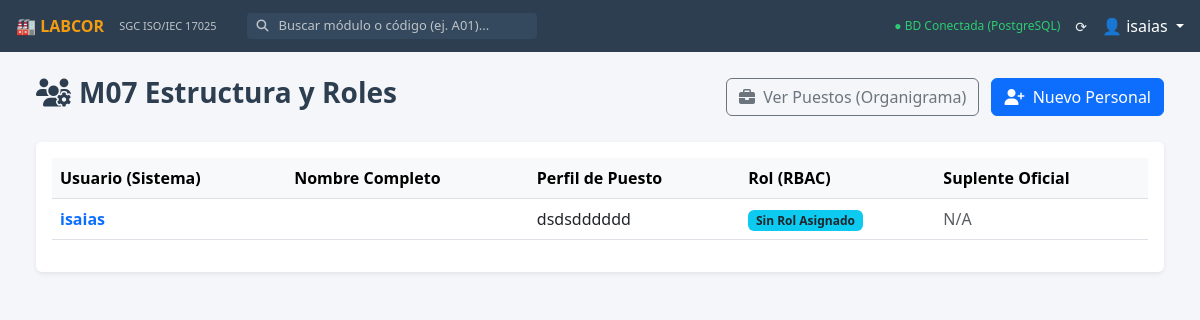
The page /a_m07/personal/ (signed in) on the database its author committed.
### a_m07_roles_permisos/models.py (models this page shows, shortened)
class PerfilEmpleado(models.Model):
    usuario = models.OneToOneField(User, on_delete=models.CASCADE, related_name='perfil_empleado')
    puesto = models.ForeignKey(PerfilPuesto, on_delete=models.RESTRICT, verbose_name="Perfil de Puesto")
    es_suplente_de = models.ForeignKey(User, on_delete=models.SET_NULL, null=True, blank=True, related_name='suplentes', verbose_name="Suplente autorizado de")
    firma_digital = models.ImageField(upload_to="firmas/", null=True, blank=True, verbose_name="Firma Digital")
    fecha_ingreso = models.DateField(verbose_name="Fecha de Ingreso")
    class Meta:
        verbose_name = "Perfil de Empleado"
        verbose_name_plural = "Perfiles de Empleados"

class PerfilPuesto(models.Model):
    nombre = models.CharField(max_length=100, unique=True, verbose_name="Nombre del Puesto")
    reporta_a = models.ForeignKey('self', on_delete=models.SET_NULL, null=True, blank=True, related_name='subordinados', verbose_name="Reporta a")
    responsabilidades = models.TextField(verbose_name="Responsabilidades (ISO 5.5.b)")
    autoridades = models.TextField(verbose_name="Autoridades (ISO 5.5.c)")
    competencias_requeridas = models.TextField(verbose_name="Competencias Requeridas (ISO 6.2.2)")
    rol_sistema = models.ForeignKey(Group, on_delete=models.SET_NULL, null=True, blank=True, verbose_name="Rol en Sistema (RBAC)")
    class Meta:
        verbose_name = "Perfil de Puesto"
        verbose_name_plural = "Perfiles de Puesto"

### a_m07_roles_permisos/views.py (the view)
# urls.py: path('personal/', views.lista_personal, name='lista_personal'),
@login_required
def lista_personal(request):
    empleados = PerfilEmpleado.objects.select_related('usuario', 'puesto').all()
    return render(request, 'a_m07_roles_permisos/lista_personal.html', {'empleados': empleados})

### a_m07_roles_permisos/templates/a_m07_roles_permisos/lista_personal.html (shortened to what this page needs)
{% extends 'base.html' %}
{% block content %}
<div class="container-fluid mb-5">
    <div class="d-flex justify-content-between align-items-center mb-4">
        <h3 class="fw-bold" style="color: #2c3e50;"><i class="fas fa-users-cog me-2"></i>M07 Estructura y Roles</h3>
        <div>
            <a href="{% url 'a_m07_roles_permisos:lista_puestos' %}" class="btn btn-outline-secondary me-2"><i class="fas fa-briefcase me-1"></i> Ver Puestos (Organigrama)</a>
            <a href="{% url 'a_m07_roles_permisos:crear_personal' %}" class="btn btn-primary"><i class="fas fa-user-plus me-1"></i> Nuevo Personal</a>
        </div>
    </div>
    <div class="card shadow-sm border-0">
        <div class="card-body">
            <table class="table table-hover align-middle">
                <thead class="table-light">
                    <tr>
                        <th>Usuario (Sistema)</th>
                        <th>Nombre Completo</th>
                        <th>Perfil de Puesto</th>
                        <th>Rol (RBAC)</th>
                        <th>Suplente Oficial</th>
                    </tr>
                </thead>
                <tbody>
                    {% for emp in empleados %}
                    <tr>
                        <td class="fw-bold text-primary">{{ emp.usuario.username }}</td>
                        <td>{{ emp.usuario.get_full_name }}</td>
                        <td>{{ emp.puesto.nombre }}</td>
                        <td><span class="badge bg-info text-dark">{{ emp.puesto.rol_sistema.name|default:"Sin Rol Asignado" }}</span></td>
                        <td class="text-muted">{{ emp.es_suplente_de.get_full_name|default:"N/A" }}</td>
                    </tr>
                    {% empty %}
                    <tr>
                        <td colspan="5" class="text-center text-muted py-4">No hay personal registrado aún.</td>
                    </tr>
                    {% endfor %}
                </tbody>
            </table>
        </div>
    </div>
</div>
{% endblock %}

### templates/base.html (shortened to what this page needs)
{% load static %}
<!DOCTYPE html>
<html lang="es">
<head>
    <link href="https://cdn.jsdelivr.net/npm/bootstrap@5.3.0/dist/css/bootstrap.min.css" rel="stylesheet">
    <link rel="stylesheet" href="https://cdnjs.cloudflare.com/ajax/libs/font-awesome/6.4.0/css/all.min.css">
</head>
<body>
    <div class="topbar">
        <a href="{% url 'inicio' %}" class="topbar-brand">🏭 LABCOR</a>
        <span class="topbar-subtitle">SGC ISO/IEC 17025</span>
        <div class="search-container d-none d-md-flex">
            <i class="fas fa-search" style="color: #bdc3c7; font-size: 12px;"></i>
            <input type="text" id="searchInput" class="search-input" placeholder="Buscar módulo o código (ej. A01)...">
        </div>
        <div class="ms-auto d-flex align-items-center">
            <span style="font-size: 12px; color: #2ecc71; margin-right: 15px;">
                ● BD Conectada (PostgreSQL)
            </span>
            <span style="font-size: 14px; margin-right: 15px; cursor: pointer;">
                ⟳
            </span>
            <div class="dropdown">
                <a href="#" class="text-decoration-none text-white dropdown-toggle" data-bs-toggle="dropdown">
                    👤 {{ user.username|default:"Admin" }}
                </a>
            </div>
        </div>
    </div>
    <main class="main-content">
        {% block content %}
        {% endblock %}
    </main>
</body>
</html>

### templates/base.html (style rules this page uses)
:root { --bg-main: #f4f6f9; --bg-topbar: #2c3e50; --card-bg: #ffffff; --card-border: #dee2e6; --card-hover: #ebf5fb; --text-main: #2c3e50; }
body { background-color: var(--bg-main); color: var(--text-main); font-family: 'Segoe UI', system-ui, sans-serif; overflow-x: hidden; margin: 0; }
.topbar { background-color: var(--bg-topbar); height: 52px; position: fixed; top: 0; width: 100%; z-index: 1050; display: flex; align-items: center; padding: 0 16px; color: #ecf0f1; }
.topbar-brand { font-size: 16px; font-weight: bold; color: #f39c12; margin-right: 15px; text-decoration: none; }
.topbar-subtitle { font-size: 11px; color: #bdc3c7; margin-right: 30px; }
.search-container { display: flex; align-items: center; background-color: #34495e; border-radius: 4px; padding: 2px 10px; }
.search-input { background: transparent; border: none; color: white; outline: none; margin-left: 8px; width: 250px; font-size: 13px; }
.search-input::placeholder { color: #bdc3c7; }
.main-content { margin-left: 0; margin-top: 52px; padding: 24px; min-height: calc(100vh - 52px); }

### rows shown on the page
PerfilEmpleado: usuario.username "isaias", puesto.nombre "dsdsdddddd", puesto.rol_sistema.name "Sin Rol Asignado", es_suplente_de.get_full_name "N/A"

### other values the page prints
{{ user.username|default:"Admin" }} "isaias"
